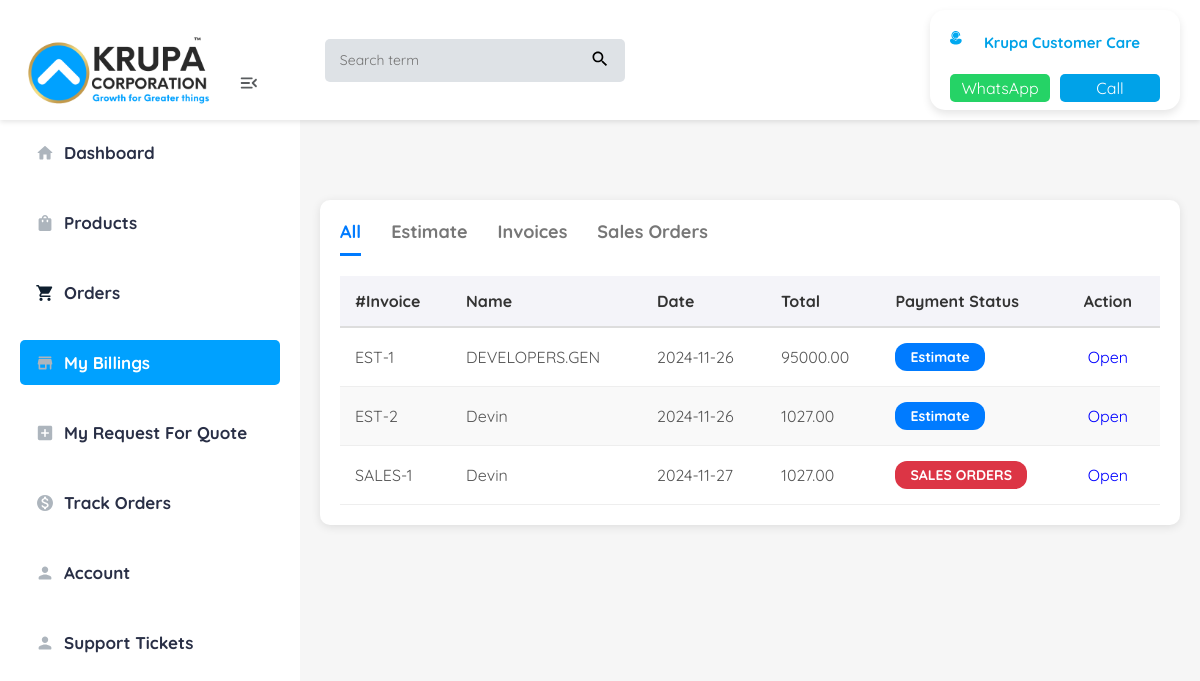
/billing/18/ (signed in), run on the app's committed database.
### krupa/models.py (models this page shows, shortened)
class Estimate(models.Model):
    customer_name = models.ForeignKey(CustomUser, null=True, blank=True,on_delete=models.CASCADE)
    request = models.ForeignKey(Request, null=True, blank=True,on_delete=models.CASCADE)
    billing_address = models.TextField(null=True, blank=True)
    shipping_address = models.TextField(null=True, blank=True)
    place_of_supply = models.CharField(max_length=255, null=True, blank=True)
    estimate_number = models.CharField(max_length=100, null=True, blank=True)
    reference = models.CharField(max_length=100, null=True, blank=True)
    date = models.CharField(max_length=20,null=True, blank=True)
    expiry_date = models.CharField(max_length=20,null=True, blank=True)
    sales_person = models.CharField(max_length=255, null=True, blank=True)
    project_name = models.CharField(max_length=255, null=True, blank=True)
    subject = models.TextField(null=True, blank=True)
    sub_total = models.DecimalField(max_digits=10, decimal_places=2, null=True, blank=True, default=0.00)
    shipping_charges = models.DecimalField(max_digits=10, decimal_places=2, null=True, blank=True)
    adjustment = models.DecimalField(max_digits=10, decimal_places=2, null=True, blank=True)
    total = models.DecimalField(max_digits=10, decimal_places=2, null=True, blank=True, default=0.00)
    terms_and_conditions = models.TextField(null=True, blank=True)
    create_retainer_invoice = models.BooleanField(default=False)
    created_date = models.DateField(auto_now=True)
    status = models.CharField(max_length=30,null=True,blank=True,default="SENT")

class Request(models.Model):
    profile = models.ForeignKey(CustomUser,on_delete=models.CASCADE)
    requestid = models.CharField(max_length=20,null=True,blank=True)
    product_name = models.ForeignKey(Products,null=True,blank=True,on_delete=models.CASCADE)
    quantity = models.IntegerField()
    company = models.CharField(max_length=30)
    pincode = models.CharField(max_length=10)
    email = models.EmailField(max_length=30)
    mobile_number = models.CharField(max_length=10)
    price = models.IntegerField(blank=True,null=True)
    request = models.BooleanField(default=False, null=True,blank=True)
    type = models.CharField(max_length=20)
    date = models.DateField(auto_now_add=True,blank=True,null=True)
    manager = models.ForeignKey(Managers,on_delete=models.SET_NULL,null=True,blank=True)
    shipping = models.ForeignKey(ShippingAddress,on_delete=models.SET_NULL,null=True,blank=True)

class SalesOrder(models.Model):
    customer_name = models.ForeignKey(CustomUser, null=True, blank=True,on_delete=models.CASCADE)
    request = models.ForeignKey(Request, null=True, blank=True,on_delete=models.CASCADE)
    estimate = models.ForeignKey(Estimate,null=True,blank=True,on_delete=models.CASCADE)
    sales_order_number = models.CharField(max_length=100, blank=True)
    reference_number = models.CharField(max_length=100, blank=True)
    date = models.CharField(max_length=100,null=True, blank=True)
    expiry_date = models.CharField(max_length=100,null=True, blank=True)
    payment_terms = models.CharField(max_length=255, blank=True)
    delivery_method = models.CharField(max_length=255, blank=True)
    sales_person = models.CharField(max_length=255, blank=True)
    sub_total = models.DecimalField(max_digits=10, decimal_places=2, default=0)
    shipping_charges = models.DecimalField(max_digits=10, decimal_places=2, default=0)
    adjustment = models.DecimalField(max_digits=10, decimal_places=2, default=0)
    total = models.DecimalField(max_digits=10, decimal_places=2, default=0)
    terms_and_conditions = models.TextField(blank=True)
    create_retainer_invoice = models.BooleanField(default=False)
    created_date = models.DateField(auto_now=True)
    status = models.CharField(max_length=30,null=True,blank=True,default="SENT")

### krupa/views.py (the view)
# urls.py: path('billing/<int:id>/',Billing,name="Billing"),
@login_required(login_url='/login/')
def Billing(request, id):
    if request.user.id != id:
        return redirect('/login/')
    user = CustomUser.objects.get(id=id)
    estimate = Estimate.objects.filter(customer_name=user)
    salesorder = SalesOrder.objects.filter(customer_name=user)
    invoiceEstimate = InvoiceEstimate.objects.filter(customer_name=user)
    context = {'estimates': estimate, 'salesorder': salesorder, 'invoiceEstimate': invoiceEstimate, 'id': id}
    return render(request, "billing.html", context)

### templates/billing.html (shortened to what this page needs)
<!DOCTYPE html>
<html lang="en">
  <head>
  </head>
  <body>
    {% load static %}
    <div class="container">
      <div class="top-bar">
        <div class="logo-container">
          <img
            src="{% static 'user/images/krupa.svg' %}"
            alt="Krupa Corporation"
            class="logo"
          />
          <button class="menu-toggle" style="margin-top: 50px">
            <img src="{% static 'user/images/toggle.svg' %}" alt="toggle" />
          </button>
          <div class="search-bar">
            <input type="text" placeholder="Search term" />
            <button>
              <svg class="icon" viewBox="0 0 24 24">
                <path
                  d="M15.5 14h-.79l-.28-.27C15.41 12.59 16 11.11 16 9.5 16 5.91 13.09 3 9.5 3S3 5.91 3 9.5 5.91 16 9.5 16c1.61 0 3.09-.59 4.23-1.57l.27.28v.79l5 4.99L20.49 19l-4.99-5zm-6 0C7.01 14 5 11.99 5 9.5S7.01 5 9.5 5 14 7.01 14 9.5 11.99 14 9.5 14z"
                ></path>
              </svg>
            </button>
          </div>
        </div>
        <div class="top-icons" style="display: flex; align-items: center">
          <div class="nav-contact-card">
            <div class="title">
              <div class="icon">
                <img src="{% static 'user/images/support-nav.svg' %}" alt="" />
              </div>
              Krupa Customer Care
            </div>
            <div class="buttons">
              <a href="https://wa.me/1234567890" class="btn whatsapp"
                >WhatsApp</a
              >
              <a href="tel:1234567890" class="btn call">Call</a>
            </div>
          </div>
        </div>
      </div>
      <aside class="sidebar">
        <nav>
          <a
            href="/dashboard/{{id}}/"
            class="nav-item"
            style="margin-top: 50px"
          >
            <img
              src="{% static 'user/images/dashboard.svg' %}"
              alt="Dashboard Icon"
              class="icon"
            />
            <span>Dashboard</span>
          </a>
          <a href="/" class="nav-item">
            <img
              src="{% static 'user/images/products.svg' %}"
              alt="Products Icon"
              class="icon"
            />
            <span>Products</span>
          </a>
          <a href="/orders/{{id}}/" class="nav-item">
            <img
              src="{% static 'user/images/orders.svg' %}"
              alt="Orders Icon"
              class="icon"
            />
            <span>Orders</span>
          </a>
          <a href="/billing/{{id}}/" class="nav-item active">
            <img
              src="{% static 'user/images/invoice.svg' %}"
              alt="Invoices Icon"
              class="icon"
            />
            <span>My Billings</span>
          </a>
          <a href="/request/{{id}}/" class="nav-item">
            <img
              src="{% static 'user/images/quote.svg' %}"
              alt="Quotes Icon"
              class="icon"
            />
            <span>My Request For Quote</span>
          </a>
          <a href="/trackhome/{{id}}/" class="nav-item">
            <img
              src="{% static 'user/images/track.svg' %}"
              alt="Track Orders Icon"
              class="icon"
            />
            <span>Track Orders</span>
          </a>
          <a href="/accounts/{{id}}/" class="nav-item">
            <img
              src="{% static 'user/images/account.svg' %}"
              alt="Account Icon"
              class="icon"
            />
            <span>Account</span>
          </a>
          <a href="/support/{{id}}/" class="nav-item">
            <img
              src="{% static 'user/images/tickets.svg' %}"
              alt="Support Tickets Icon"
              class="icon"
            />
            <span>Support Tickets</span>
          </a>
        </nav>
      </aside>
      <main class="main-content" style="margin-top: 100px">
        <div class="cont">
          <div class="table-container">
            <ul class="tabs">
              <li class="active" data-status="all">All</li>
              <li data-status="estimate">Estimate</li>
              <li data-status="paid">Invoices</li>
              <li data-status="overdue">Sales Orders</li>
            </ul>
            <table>
              <thead>
                <tr>
                  <th>#Invoice</th>
                  <th>Name</th>
                  <th>Date</th>
                  <th>Total</th>
                  <th>Payment Status</th>
                  <th>Action</th>
                </tr>
              </thead>
              <tbody>
                {% for i in estimates %}
                <tr data-status="estimate">
                  <td>{{i.estimate_number}}</td>
                  <td>{{i.request.company}}</td>
                  <td>{{i.date}}</td>
                  <td>{{i.total}}</td>
                  <td><span class="status estimate">Estimate</span></td>
                  <td>
                    <a
                      href="/invoice/{{id}}/{{i.id}}/estimate/"
                      style="text-decoration: none; color: blue"
                      class="btn btn-primary"
                      >Open</a
                    >
                  </td>
                </tr>
                {% endfor %}
                 {% for i in salesorder %}
                <tr data-status="overdue">
                  <td>{{i.sales_order_number}}</td>
                  <td>{{i.request.company}}</td>
                  <td>{{i.date}}</td>
                  <td>{{i.total}}</td>
                  <td><span class="status overdue">SALES ORDERS</span></td>
                  <td>
                    <a
                      href="/invoice/{{id}}/{{i.id}}/sales/"
                      style="text-decoration: none; color: blue"
                      class="btn btn-primary"
                      >Open</a
                    >
                  </td>
                </tr>
                {% endfor %}
              </tbody>
            </table>
          </div>
        </div>
      </main>
    </div>
  </body>
</html>

### templates/billing.html (style rules this page uses)
* { margin: 0; padding: 0; font-family: "Quicksand", sans-serif; box-sizing: border-box; }
body { font-family: Arial, sans-serif; background-color: #f6f6f6; color: #333; }
.container { display: flex; min-height: 100vh; }
.sidebar { width: 300px; background-color: white; padding: 20px; transition: all 0.3s ease; position: fixed; top: 60px; bottom: 0; left: 0; z-index: 1000; overflow-y: auto; }
.main-content { flex-grow: 1; margin-left: 300px; transition: all 0.3s ease; padding-top: 60px; padding-left: 20px; padding-right: 20px; }
nav { display: flex; flex-direction: column; gap: 20px; }
.nav-item { display: flex; align-items: center; padding: 12px 15px; margin-bottom: 5px; color: #292f46; text-decoration: none; font-size: 17px; gap: 9px; font-weight: 700; border-radius: 5px; transition: background-color 0.2s; }
.nav-item.active { background-color: #00a1ff; color: white; }
.icon { width: 20px; height: 20px; fill: currentColor; }
.top-bar { display: flex; justify-content: space-between; align-items: center; background-color: #fff; padding: 10px 20px; position: fixed; top: 0; left: 0; right: 0; z-index: 1001; box-shadow: 0 2px 5px rgba(0, 0, 0, 0.1); }
.logo-container { display: flex; align-items: center; }
.logo { height: 90px; margin-right: 20px; }
.menu-toggle { background: none; border: none; color: black; font-size: 24px; cursor: pointer; margin-right: 15px; }
.search-bar { display: flex; background-color: #dee2e6; border-radius: 5px; overflow: hidden; width: 300px; margin-left: 50px; }
.search-bar input { flex-grow: 1; padding: 10px 15px; border: none; outline: none; font-size: 14px; background-color: transparent; }
.search-bar button { padding: 10px 15px; background-color: transparent; border: none; cursor: pointer; }
.top-icons { display: flex; gap: 20px; }
.top-icons .icon { width: 24px; height: 24px; fill: #666; }
.nav-contact-card { background-color: white; border-radius: 15px; box-shadow: 0 4px 8px rgba(0, 0, 0, 0.1); padding: 20px; width: 250px; height: 100px; }
.title { color: #00a2e8; font-size: 15px; font-weight: bold; margin-bottom: 20px; display: flex; align-items: center; gap: 10px; }
.buttons { display: flex; gap: 10px; }
.btn { flex: 1; padding: 4px; border-radius: 5px; text-align: center; text-decoration: none; color: white; }
.whatsapp { background-color: #25d366; }
.call { background-color: #00a2e8; }
.table-container { width: 100%; max-width: 1300px; margin: 40px auto; padding: 20px; background-color: #fff; border-radius: 10px; box-shadow: 0px 2px 10px rgba(0, 0, 0, 0.1); }
.tabs { display: flex; justify-content: flex-start; margin-bottom: 20px; padding-left: 0; }
.tabs li { list-style: none; margin-right: 30px; font-size: 18px; font-weight: bold; padding-bottom: 10px; cursor: pointer; color: #777; border-bottom: 3px solid transparent; }
.tabs li.active { color: #007bff; border-bottom: 3px solid #007bff; }
table { width: 100%; border-collapse: collapse; background-color: white; height: max-content; overflow-y: scroll; }
thead { background-color: #f4f4f9; }
thead th { text-align: left; padding: 15px; font-weight: bold; border-bottom: 2px solid #ddd; color: #333; }
tbody tr { border-bottom: 1px solid #eee; }
tbody td { padding: 15px; color: #555; text-align: left; }
tbody tr:nth-child(even) { background-color: #f9f9f9; }
.status { padding: 5px 15px; border-radius: 12px; font-weight: bold; display: inline-block; font-size: 14px; }
.overdue { background-color: #dc3545; color: white; }
.estimate { background-color: #007bff; color: white; }

### data on the page
Estimate: estimate_number "EST-1", request.company "DEVELOPERS.GEN", date "2024-11-26", total "95000.00"
Estimate: estimate_number "EST-2", request.company "Devin", date "2024-11-26", total "1027.00"
SalesOrder: sales_order_number "SALES-1", request.company "Devin", date "2024-11-27", total "1027.00"
